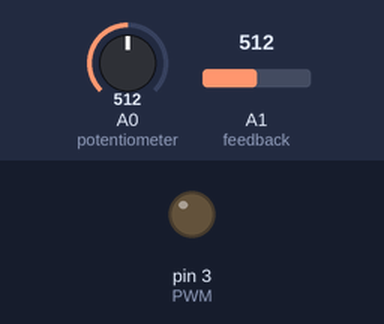
Bench run of a sketch on a simulated Arduino Uno, built with avr-gcc and run on an emulated ATmega328P. Parts: output pins drawn as LEDs (lit = HIGH). The test bench sets the inputs (shaded band); at power-on: A0 (potentiometer) = 512, A1 (feedback) = 512.

Above: at 1.2 s.
1.3 s: A0 (potentiometer) set to 716
At 2.5 s:
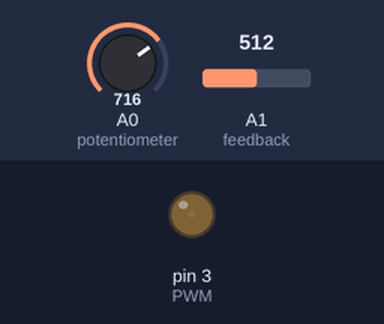
2.8 s: A1 (feedback) set to 709
4.3 s: A1 (feedback) set to 729
At 5.8 s:
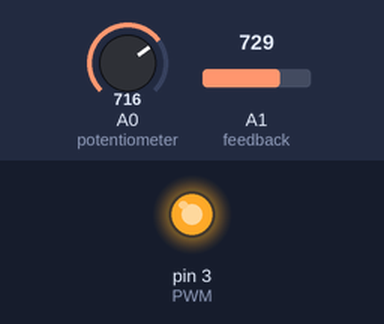
Timing chart, 0 to 7.3 s (numbered marks = the images above; inputs shaded):
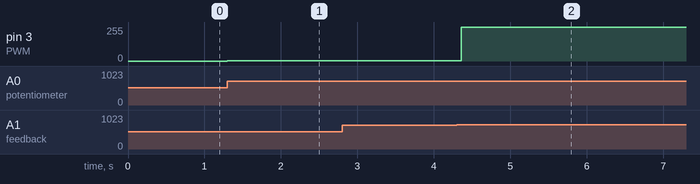

Measured:
- the behaviour switches between 716 and 717 on A1 (feedback) (found by bisection; images 1 and 2)
- after the input at 1.3 s, pin 3 (PWM): 0/255 → 1/255 at once
- after the input at 2.8 s, every drawn part: stays the same
- after the input at 4.3 s, pin 3 (PWM): 1/255 → 254/255 after 0.06 s

The sketch:

buckconvertenough.ino
```cpp
int potentiometer = A0;
int feedback = A1;
int PWM = 3;
int pwm = 0;

void setup() {
  pinMode(potentiometer, INPUT);
  pinMode(feedback, INPUT);
  pinMode(PWM, OUTPUT);
  TCCR2B = TCCR2B & B11111000 | B00000001;    // pin 3 and 11 PWM frequency of 31372.55 Hz
}

void loop() {
  float voltage = analogRead(potentiometer);
  float output  = analogRead(feedback);

  if (voltage > output)
   {
    pwm = pwm-1;
    pwm = constrain(pwm, 1, 254);
   }

  if (voltage < output)
   {
    pwm = pwm+1;
    pwm = constrain(pwm, 1, 254);
   }

   analogWrite(PWM,pwm);
}
```
